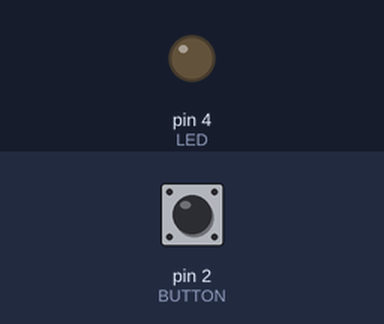
A sketch run on a simulated Arduino Uno, built with avr-gcc and run on an emulated ATmega328P. Parts: output pins drawn as LEDs (lit = HIGH). The inputs (shaded band) are chosen by the test bench; at power-on: pin 2 (BUTTON) HIGH.

Above: at 1.2 s.
1.3 s: pin 2 (BUTTON) pulled LOW for 0.15 s
At 1.37 s:
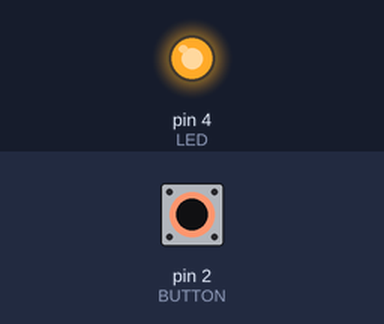
2.9 s: pin 2 (BUTTON) pulled LOW for 3.2 s
At 6.5 s:
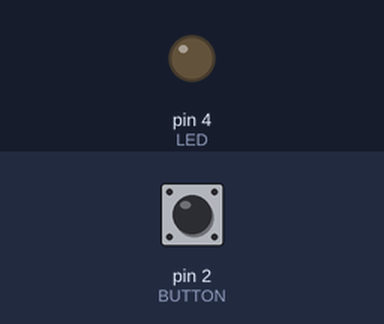
Timing chart, 0 to 8.0 s (numbered marks = the images above; inputs shaded):
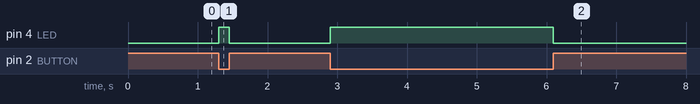

The sketch:

L1A2.ino
```cpp
    /*
    Instituto Tecnológico de Costa Rica
    Laboratorio de Control Eléctrico.

    Este programa prende el LED cuando se presiona el botón.
    */

    // Declaracione de entradas y salidas
    const int BUTTON = 2;  // Boton conectado al pin 2
    const int LED = 4;     // LED conectado al pin 4

    // CONFIGURACION DE ENTRADAS Y SALIDAS
    void setup() {
        pinMode(LED, OUTPUT);    // configuramos el pin del LED como salida
        digitalWrite(LED, HIGH);  // Encendemos el LED
        pinMode(BUTTON, INPUT);  // configuramos el pin del botón como entrada
    }
    // PROGRAMA PRINCIPAL
    void loop() {
        bool buttonState = !digitalRead(BUTTON);  // leemos el estado del botón
        if (buttonState == HIGH) {
            digitalWrite(LED, HIGH);  // apagamos el LED
        } else {
            digitalWrite(LED, LOW);   // encendemos el LED
        }
    }
```

Measured:
- after the input at 1.3 s, pin 4 (LED): LOW → HIGH at once, → LOW 0.15 s later
- after the input at 2.9 s, pin 4 (LED): LOW → HIGH at once, → LOW 3.2 s later
